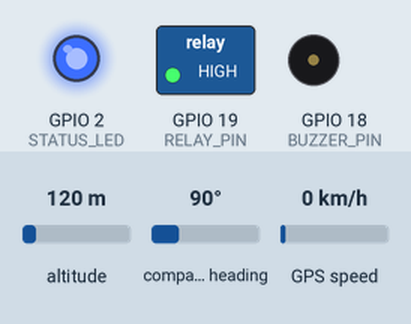
Recording of a sketch running on a simulated ESP32. On the bench: switched loads named in the sketch (green lamp = pin HIGH), output pins drawn as LEDs (lit = HIGH), buzzer (waves = sounding, pin HIGH). Inputs (shaded band) come from the test bench; at power-on: altitude 120 m, compass heading 90°, GPS speed 0 km/h. WiFi joins after 1.5 s; servers stay silent unless stated; uploads are accepted with an empty reply; the GPS gets a fix after 3 s at 37.7749, -122.4194 with 8 satellites; what the sketch prints to the serial monitor is not drawn.

Above: at 1.6 s.
At 2.1 s:
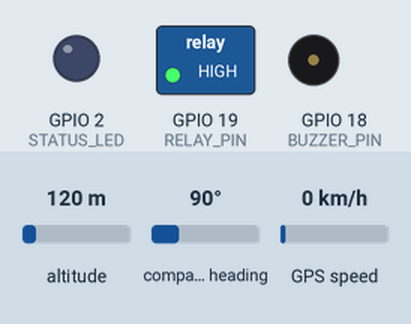
At 11.05 s:
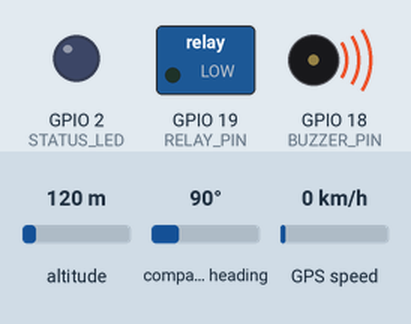
At 19.95 s:
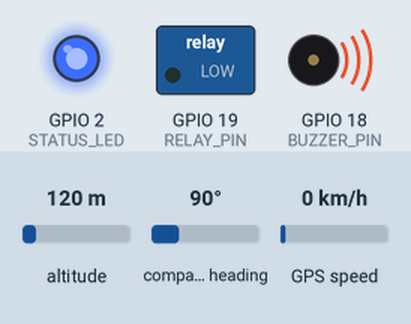
At 28.95 s:
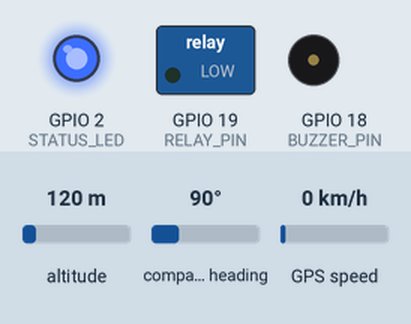
At 38.1 s:
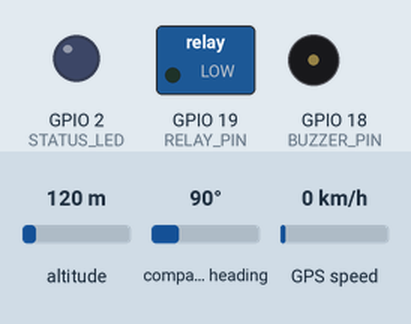
Timing chart, 0 to 40.0 s (numbered marks = the images above):
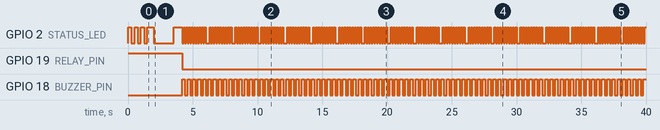

The sketch:

vehicle_tracker.ino
```cpp
/**
 * IoT Vehicle Tracking & Theft Prevention System
 * ESP32 Firmware
 *
 * Hardware requirements:
 * - ESP32 Development Board
 * - NEO-6M GPS Module connected to UART2 (RX2=GPIO16, TX2=GPIO17)
 * - 5V Relay Module connected to GPIO19 (Ignition Lock - Active Low)
 * - Active Piezo Buzzer connected to GPIO18 (Alarm Output)
 * - Status LED connected to GPIO2 (Visual indicator)
 *
 * Library dependencies:
 * - TinyGPS++ (by Mikal Hart)
 * - WiFi (built-in ESP32)
 * - HTTPClient (built-in ESP32)
 */

#include <WiFi.h>
#include <HTTPClient.h>
#include <HardwareSerial.h>
#include <TinyGPS++.h>

// Wi-Fi Credentials
// For Wokwi Virtual Simulator, use "Wokwi-GUEST" and empty password. For real ESP32, use your home router credentials.
const char* ssid = "Wokwi-GUEST";
const char* password = "";

// Server API Endpoint (for local dashboard or cloud integrations)
// - If using Wokwi web simulator: Use a public tunnel URL (e.g., ngrok or localtunnel on port 5000, like "https://your-subdomain.ngrok-free.app/api/telemetry").
// - If using VS Code Wokwi extension or real hardware: Use your computer's local IP address (e.g., "http://192.168.1.100:5000/api/telemetry").
const char* telemetryUrl = "http://10.170.2.253:5000/api/telemetry";

// Pin Definitions
#define GPS_RX_PIN 16
#define GPS_TX_PIN 17
#define RELAY_PIN 19   // Controls ignition power (LOW = Engine cut-off/locked, HIGH = Normal)
#define BUZZER_PIN 18  // Sounds alarm (HIGH = Active sound)
#define STATUS_LED 2   // Built-in LED or status LED (HIGH = On)

// Geofence Configuration
double geofenceLat = 18.5204;  // Default Geofence Center Latitude (e.g., Pune Center)
double geofenceLon = 73.8567;  // Default Geofence Center Longitude
double geofenceRadius = 150.0; // Geofence radius in meters

// System States
bool isArmed = false;          // True when owner locks vehicle via dashboard
bool engineLocked = false;      // True when remote kill-switch or theft alert is triggered
bool geofenceBreached = false; // True when vehicle exits geofence radius

// GPS Parsing Engine
TinyGPSPlus gps;
HardwareSerial gpsSerial(2); // Use ESP32 Hardware Serial 2

// Timer variables
unsigned long lastSendTime = 0;
const unsigned long sendInterval = 2000; // Send telemetry every 2 seconds

// Function declarations
double calculateDistance(double lat1, double lon1, double lat2, double lon2);
void handleIndicators();
void updateCloud(double lat, double lon, double speed, double satCount);
void checkGeofence(double currentLat, double currentLon);

void setup() {
  Serial.begin(115200);

  // Initialize GPS Serial
  gpsSerial.begin(9600, SERIAL_8N1, GPS_RX_PIN, GPS_TX_PIN);

  // Pin modes
  pinMode(RELAY_PIN, OUTPUT);
  pinMode(BUZZER_PIN, OUTPUT);
  pinMode(STATUS_LED, OUTPUT);

  // Set default hardware states (Engine Unlocked, Alarm Silent)
  digitalWrite(RELAY_PIN, HIGH); // Normally Open/Closed logic depends on relay wiring, HIGH enables NC (Ignition line connected)
  digitalWrite(BUZZER_PIN, LOW);
  digitalWrite(STATUS_LED, LOW);

  // Connect to Wi-Fi Network
  Serial.print("Connecting to Wi-Fi: ");
  Serial.println(ssid);
  WiFi.begin(ssid, password);

  // Blink LED while connecting
  while (WiFi.status() != WL_CONNECTED) {
    digitalWrite(STATUS_LED, HIGH);
    delay(250);
    digitalWrite(STATUS_LED, LOW);
    delay(250);
    Serial.print(".");
  }

  Serial.println("\nWi-Fi Connected!");
  Serial.print("IP Address: ");
  Serial.println(WiFi.localIP());

  digitalWrite(STATUS_LED, HIGH); // Solid light indicates successful setup and Wi-Fi connection
}

void loop() {
  // Feed GPS serial stream into parser
  while (gpsSerial.available() > 0) {
    gps.encode(gpsSerial.read());
  }

  // Handle local indicators based on alerts
  handleIndicators();

  // Periodically send data to server
  if (millis() - lastSendTime >= sendInterval) {
    lastSendTime = millis();

    // Check if GPS has a valid location lock
    if (gps.location.isValid()) {
      double currentLat = gps.location.lat();
      double currentLon = gps.location.lng();
      double currentSpeed = gps.speed.kmph();
      int satellites = gps.satellites.value();

      Serial.printf("GPS Lock: Lat=%.6f, Lon=%.6f, Speed=%.2f km/h, Sats=%d\n",
                    currentLat, currentLon, currentSpeed, satellites);

      // Check geofence status
      checkGeofence(currentLat, currentLon);

      // Upload parsed data to the server/cloud
      updateCloud(currentLat, currentLon, currentSpeed, satellites);
    } else {
      Serial.println("Waiting for valid GPS signal lock...");
      // Rapid LED flash when searching for satellites
      digitalWrite(STATUS_LED, !digitalRead(STATUS_LED));
    }
  }
}

/**
 * Calculates distance between two coordinates using the Haversine Formula.
 * Returns distance in meters.
 */
double calculateDistance(double lat1, double lon1, double lat2, double lon2) {
  const double R = 6371000.0; // Earth radius in meters

  double dLat = (lat2 - lat1) * DEG_TO_RAD;
  double dLon = (lon2 - lon1) * DEG_TO_RAD;

  double a = sin(dLat / 2.0) * sin(dLat / 2.0) +
             cos(lat1 * DEG_TO_RAD) * cos(lat2 * DEG_TO_RAD) *
             sin(dLon / 2.0) * sin(dLon / 2.0);

  double c = 2.0 * atan2(sqrt(a), sqrt(1.0 - a));
  return R * c;
}

/**
 * Computes geofence breach and controls output relays and buzzers locally.
 */
void checkGeofence(double currentLat, double currentLon) {
  double distance = calculateDistance(currentLat, currentLon, geofenceLat, geofenceLon);
  Serial.printf("Distance to geofence center: %.2fm\n", distance);

  if (distance > geofenceRadius) {
    if (!geofenceBreached) {
      Serial.println("ALERT: Geofence boundary crossed!");
      geofenceBreached = true;
    }
  } else {
    geofenceBreached = false;
  }
}

/**
 * Updates indicators and actuators depending on system alarm states.
 */
void handleIndicators() {
  // Trigger relay lock and buzzer if theft is active, engine is locked or geofence is breached
  if (geofenceBreached || engineLocked) {
    // Sound buzzer in pulsing pattern
    int buzzerState = (millis() / 200) % 2; // Beep every 200ms
    digitalWrite(BUZZER_PIN, buzzerState ? HIGH : LOW);

    // Fast flashing LED
    int ledState = (millis() / 100) % 2; // Flash LED every 100ms
    digitalWrite(STATUS_LED, ledState ? HIGH : LOW);

    // Lock ignition relay (cut fuel pump/spark plug circuit)
    digitalWrite(RELAY_PIN, LOW); // Pull low to open NC relays (breaks engine power line)
  }
  else {
    // Standard status - alarm off, ignition active (HIGH outputs to NC connection)
    digitalWrite(BUZZER_PIN, LOW);
    digitalWrite(RELAY_PIN, HIGH); // Closed ignition line

    // Solid LED when Wi-Fi is connected and GPS is locked
    if (gps.location.isValid()) {
      digitalWrite(STATUS_LED, HIGH);
    }
  }
}

/**
 * Transmits telemetry coordinates and checks for server override lock commands
 */
void updateCloud(double lat, double lon, double speed, double satCount) {
  if (WiFi.status() == WL_CONNECTED) {
    HTTPClient http;
    http.begin(telemetryUrl);
    http.addHeader("Content-Type", "application/json");

    // Package details in JSON format
    String jsonPayload = "{";
    jsonPayload += "\"latitude\":" + String(lat, 6) + ",";
    jsonPayload += "\"longitude\":" + String(lon, 6) + ",";
    jsonPayload += "\"speed\":" + String(speed, 2) + ",";
    jsonPayload += "\"satellites\":" + String(satCount) + ",";
    jsonPayload += "\"geofence_breached\":" + String(geofenceBreached ? "true" : "false") + ",";
    jsonPayload += "\"engine_locked\":" + String(engineLocked ? "true" : "false");
    jsonPayload += "}";

    int httpResponseCode = http.POST(jsonPayload);

    if (httpResponseCode > 0) {
      String response = http.getString();
      Serial.print("HTTP Success Response: ");
      Serial.println(response);

      // Server can reply with a command to change engine lock state: {"lock_command": true/false, "arm_command": true/false}
      // Simple parser check for command triggers
      if (response.indexOf("\"lock_command\":true") >= 0) {
        engineLocked = true;
        Serial.println("Remote Lock command received from server.");
      } else if (response.indexOf("\"lock_command\":false") >= 0) {
        engineLocked = false;
        Serial.println("Remote Unlock command received from server.");
      }

      if (response.indexOf("\"arm_command\":true") >= 0) {
        isArmed = true;
      } else if (response.indexOf("\"arm_command\":false") >= 0) {
        isArmed = false;
      }
    } else {
      Serial.print("Error sending POST telemetry: ");
      Serial.println(httpResponseCode);
    }
    http.end();
  } else {
    Serial.println("Error: WiFi Connection lost!");
  }
}
```

Measured:
- by itself, GPIO 2 (STATUS_LED): HIGH → LOW at 0.25 s, → HIGH 0.25 s later, → LOW 0.25 s later, → HIGH 0.25 s later, … (332 changes in this stretch)
- by itself, GPIO 19 (RELAY_PIN): HIGH → LOW at 4.2 s
- by itself, GPIO 18 (BUZZER_PIN): LOW → HIGH at 4.2 s, → LOW 0.19 s later, → HIGH 0.20 s later, → LOW 0.20 s later, … (179 changes in this stretch)
